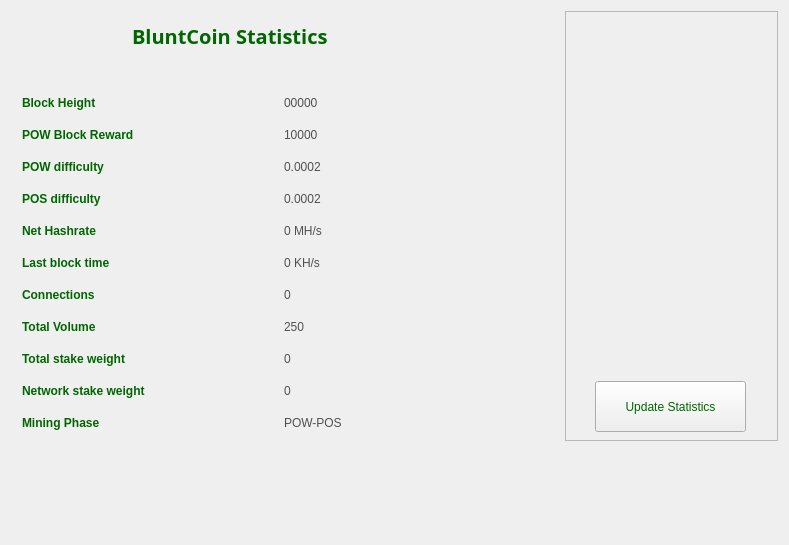
<?xml version="1.0" encoding="UTF-8"?>
<ui version="4.0">
 <class>StatisticsPage</class>
 <widget class="QWidget" name="StatisticsPage">
  <property name="windowModality">
   <enum>Qt::NonModal</enum>
  </property>
  <property name="geometry">
   <rect>
    <x>0</x>
    <y>0</y>
    <width>789</width>
    <height>545</height>
   </rect>
  </property>
  <property name="windowTitle">
   <string>Digging</string>
  </property>
  <property name="styleSheet">
   <string notr="true">color:#505050;
font-family:'Open Sans,sans-serif';</string>
  </property>
  <layout class="QGridLayout" name="gridLayout">
   <property name="sizeConstraint">
    <enum>QLayout::SetMaximumSize</enum>
   </property>
   <item row="0" column="1">
    <widget class="QFrame" name="frame">
     <property name="minimumSize">
      <size>
       <width>213</width>
       <height>0</height>
      </size>
     </property>
     <property name="styleSheet">
      <string notr="true"/>
     </property>
     <property name="frameShape">
      <enum>QFrame::StyledPanel</enum>
     </property>
     <property name="frameShadow">
      <enum>QFrame::Raised</enum>
     </property>
     <widget class="QPushButton" name="startButton">
      <property name="geometry">
       <rect>
        <x>30</x>
        <y>370</y>
        <width>151</width>
        <height>51</height>
       </rect>
      </property>
      <property name="sizePolicy">
       <sizepolicy hsizetype="Fixed" vsizetype="Fixed">
        <horstretch>0</horstretch>
        <verstretch>0</verstretch>
       </sizepolicy>
      </property>
      <property name="minimumSize">
       <size>
        <width>120</width>
        <height>29</height>
       </size>
      </property>
      <property name="autoFillBackground">
       <bool>false</bool>
      </property>
      <property name="styleSheet">
       <string notr="true">color:#006600;</string>
      </property>
      <property name="text">
       <string>Update Statistics</string>
      </property>
     </widget>
     <widget class="QLabel" name="label">
      <property name="geometry">
       <rect>
        <x>10</x>
        <y>40</y>
        <width>191</width>
        <height>221</height>
       </rect>
      </property>
      <property name="styleSheet">
       <string notr="true"/>
      </property>
      <property name="text">
       <string/>
      </property>
      <property name="pixmap">
       <pixmap>:/icons/coinbg</pixmap>
      </property>
      <property name="scaledContents">
       <bool>true</bool>
      </property>
     </widget>
    </widget>
   </item>
   <item row="0" column="0">
    <widget class="QFrame" name="gridFrame_2">
     <layout class="QGridLayout" name="gridLayout_4">
      <item row="3" column="0">
       <layout class="QFormLayout" name="formLayout_2">
        <property name="fieldGrowthPolicy">
         <enum>QFormLayout::FieldsStayAtSizeHint</enum>
        </property>
        <property name="horizontalSpacing">
         <number>139</number>
        </property>
        <property name="verticalSpacing">
         <number>18</number>
        </property>
        <property name="rightMargin">
         <number>0</number>
        </property>
        <item row="1" column="0">
         <widget class="QLabel" name="label_14">
          <property name="text">
           <string>&lt;html&gt;&lt;head/&gt;&lt;body&gt;&lt;p&gt;&lt;span style=&quot; font-weight:600; color:#006600;&quot;&gt;Block Height&lt;/span&gt;&lt;/p&gt;&lt;/body&gt;&lt;/html&gt;</string>
          </property>
         </widget>
        </item>
        <item row="1" column="1">
         <widget class="QLabel" name="heightBox">
          <property name="text">
           <string>00000</string>
          </property>
         </widget>
        </item>
        <item row="2" column="0">
         <widget class="QLabel" name="label_12">
          <property name="text">
           <string>&lt;html&gt;&lt;head/&gt;&lt;body&gt;&lt;p&gt;&lt;span style=&quot; font-weight:600; color:#006600;&quot;&gt;POW Block Reward&lt;/span&gt;&lt;/p&gt;&lt;/body&gt;&lt;/html&gt;</string>
          </property>
         </widget>
        </item>
        <item row="2" column="1">
         <widget class="QLabel" name="rewardBox">
          <property name="text">
           <string>10000</string>
          </property>
         </widget>
        </item>
        <item row="3" column="0">
         <widget class="QLabel" name="label_13">
          <property name="text">
           <string>&lt;html&gt;&lt;head/&gt;&lt;body&gt;&lt;p&gt;&lt;span style=&quot; font-weight:600; color:#006600;&quot;&gt;POW difficulty&lt;/span&gt;&lt;/p&gt;&lt;/body&gt;&lt;/html&gt;</string>
          </property>
         </widget>
        </item>
        <item row="3" column="1">
         <widget class="QLabel" name="diffBox">
          <property name="text">
           <string>0.0002</string>
          </property>
         </widget>
        </item>
        <item row="4" column="0">
         <widget class="QLabel" name="label_9">
          <property name="text">
           <string>&lt;html&gt;&lt;head/&gt;&lt;body&gt;&lt;p&gt;&lt;span style=&quot; font-weight:600; color:#006600;&quot;&gt;POS difficulty&lt;/span&gt;&lt;/p&gt;&lt;/body&gt;&lt;/html&gt;</string>
          </property>
         </widget>
        </item>
        <item row="4" column="1">
         <widget class="QLabel" name="diffBox2">
          <property name="text">
           <string>0.0002</string>
          </property>
         </widget>
        </item>
        <item row="5" column="1">
         <widget class="QLabel" name="pawrateBox">
          <property name="text">
           <string>0 MH/s</string>
          </property>
         </widget>
        </item>
        <item row="6" column="0">
         <widget class="QLabel" name="label3_2">
          <property name="sizePolicy">
           <sizepolicy hsizetype="Preferred" vsizetype="Maximum">
            <horstretch>0</horstretch>
            <verstretch>0</verstretch>
           </sizepolicy>
          </property>
          <property name="text">
           <string>&lt;html&gt;&lt;head/&gt;&lt;body&gt;&lt;p&gt;&lt;span style=&quot; font-weight:600; color:#006600;&quot;&gt;Last block time&lt;/span&gt;&lt;/p&gt;&lt;/body&gt;&lt;/html&gt;</string>
          </property>
         </widget>
        </item>
        <item row="6" column="1">
         <widget class="QLabel" name="localBox">
          <property name="text">
           <string>0 KH/s</string>
          </property>
         </widget>
        </item>
        <item row="7" column="0">
         <widget class="QLabel" name="label1_2">
          <property name="text">
           <string>&lt;html&gt;&lt;head/&gt;&lt;body&gt;&lt;p&gt;&lt;span style=&quot; font-weight:600; color:#006600;&quot;&gt;Connections&lt;/span&gt;&lt;/p&gt;&lt;/body&gt;&lt;/html&gt;</string>
          </property>
         </widget>
        </item>
        <item row="7" column="1">
         <widget class="QLabel" name="connectionBox">
          <property name="text">
           <string>0</string>
          </property>
         </widget>
        </item>
        <item row="8" column="0">
         <widget class="QLabel" name="label_8">
          <property name="text">
           <string>&lt;html&gt;&lt;head/&gt;&lt;body&gt;&lt;p&gt;&lt;span style=&quot; font-weight:600; color:#006600;&quot;&gt;Total Volume&lt;/span&gt;&lt;/p&gt;&lt;/body&gt;&lt;/html&gt;</string>
          </property>
         </widget>
        </item>
        <item row="8" column="1">
         <widget class="QLabel" name="volumeBox">
          <property name="text">
           <string>250</string>
          </property>
         </widget>
        </item>
        <item row="9" column="0">
         <widget class="QLabel" name="label_10">
          <property name="text">
           <string>&lt;html&gt;&lt;head/&gt;&lt;body&gt;&lt;p&gt;&lt;span style=&quot; font-weight:600; color:#006600;&quot;&gt;Total stake weight&lt;/span&gt;&lt;/p&gt;&lt;/body&gt;&lt;/html&gt;</string>
          </property>
         </widget>
        </item>
        <item row="9" column="1">
         <widget class="QLabel" name="minBox">
          <property name="text">
           <string>0</string>
          </property>
         </widget>
        </item>
        <item row="10" column="0">
         <widget class="QLabel" name="label_11">
          <property name="text">
           <string>&lt;html&gt;&lt;head/&gt;&lt;body&gt;&lt;p&gt;&lt;span style=&quot; font-weight:600; color:#006600;&quot;&gt;Network stake weight&lt;/span&gt;&lt;/p&gt;&lt;/body&gt;&lt;/html&gt;</string>
          </property>
         </widget>
        </item>
        <item row="10" column="1">
         <widget class="QLabel" name="maxBox">
          <property name="text">
           <string>0</string>
          </property>
         </widget>
        </item>
        <item row="11" column="0">
         <widget class="QLabel" name="label_15">
          <property name="text">
           <string>&lt;html&gt;&lt;head/&gt;&lt;body&gt;&lt;p&gt;&lt;span style=&quot; font-weight:600; color:#006600;&quot;&gt;Mining Phase&lt;/span&gt;&lt;/p&gt;&lt;/body&gt;&lt;/html&gt;</string>
          </property>
         </widget>
        </item>
        <item row="11" column="1">
         <widget class="QLabel" name="cBox">
          <property name="text">
           <string>POW-POS</string>
          </property>
         </widget>
        </item>
        <item row="5" column="0">
         <widget class="QLabel" name="label_16">
          <property name="text">
           <string>&lt;html&gt;&lt;head/&gt;&lt;body&gt;&lt;p&gt;&lt;span style=&quot; font-weight:600; color:#006600;&quot;&gt;Net Hashrate&lt;/span&gt;&lt;/p&gt;&lt;/body&gt;&lt;/html&gt;</string>
          </property>
         </widget>
        </item>
       </layout>
      </item>
      <item row="1" column="0">
       <layout class="QHBoxLayout" name="horizontalLayout_4">
        <property name="spacing">
         <number>7</number>
        </property>
        <item>
         <spacer name="horizontalSpacer">
          <property name="orientation">
           <enum>Qt::Horizontal</enum>
          </property>
          <property name="sizeHint" stdset="0">
           <size>
            <width>40</width>
            <height>20</height>
           </size>
          </property>
         </spacer>
        </item>
        <item>
         <widget class="QLabel" name="label_5">
          <property name="font">
           <font>
            <family>Open Sans,sans-serif</family>
           </font>
          </property>
          <property name="text">
           <string>&lt;html&gt;&lt;head/&gt;&lt;body&gt;&lt;p&gt;&lt;span style=&quot; font-size:20px; font-weight:600; color:#006600;&quot;&gt;BluntCoin Statistics&lt;/span&gt;&lt;/p&gt;&lt;/body&gt;&lt;/html&gt;</string>
          </property>
         </widget>
        </item>
        <item>
         <spacer name="horizontalSpacer_3">
          <property name="orientation">
           <enum>Qt::Horizontal</enum>
          </property>
          <property name="sizeHint" stdset="0">
           <size>
            <width>40</width>
            <height>20</height>
           </size>
          </property>
         </spacer>
        </item>
        <item>
         <spacer name="horizontalSpacer_2">
          <property name="orientation">
           <enum>Qt::Horizontal</enum>
          </property>
          <property name="sizeHint" stdset="0">
           <size>
            <width>40</width>
            <height>20</height>
           </size>
          </property>
         </spacer>
        </item>
       </layout>
      </item>
      <item row="2" column="0">
       <spacer name="verticalSpacer_2">
        <property name="orientation">
         <enum>Qt::Vertical</enum>
        </property>
        <property name="sizeHint" stdset="0">
         <size>
          <width>20</width>
          <height>40</height>
         </size>
        </property>
       </spacer>
      </item>
     </layout>
    </widget>
   </item>
   <item row="1" column="0">
    <spacer name="verticalSpacer">
     <property name="orientation">
      <enum>Qt::Vertical</enum>
     </property>
     <property name="sizeHint" stdset="0">
      <size>
       <width>20</width>
       <height>40</height>
      </size>
     </property>
    </spacer>
   </item>
  </layout>
 </widget>
 <layoutdefault spacing="6" margin="11"/>
 <resources/>
 <connections/>
</ui>
